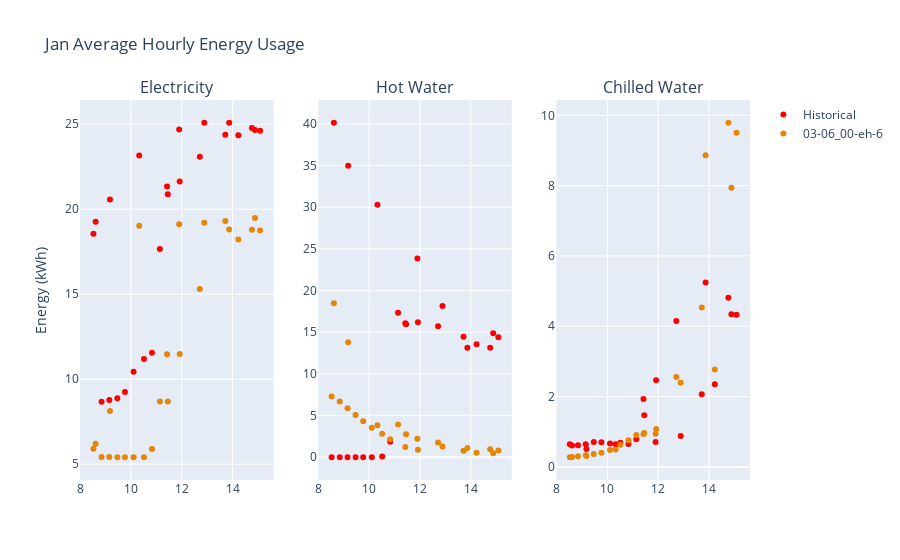

Notebook source saved alongside this figure:
### Code cell
temp_vs_energy_use_by_month(1, "Jan")

### Figure 1 — Plotly figure (JSON) as saved in the notebook; plotly's stock layout.template omitted (floating-point values rounded to 4 significant figures)
{"data": [{"legendgroup": "Months", "line": {"color": "red"}, "mode": "markers", "name": "Historical", "showlegend": true, "type": "scatter", "x": [10.1, 9.765, 9.465, 9.148, 8.842, 8.523, 8.61, 9.174, 10.33, 11.9, 12.89, 13.72, 14.23, 14.88, 15.09, 14.76, 13.87, 12.71, 11.92, 11.42, 11.45, 11.14, 10.83, 10.51], "xaxis": "x", "y": [10.45, 9.242, 8.875, 8.783, 8.677, 18.57, 19.27, 20.57, 23.17, 24.69, 25.09, 24.38, 24.35, 24.66, 24.62, 24.78, 25.09, 23.09, 21.63, 21.34, 20.89, 17.66, 11.56, 11.18], "yaxis": "y"}, {"legendgroup": "Months", "line": {"color": "red"}, "mode": "markers", "name": "Historical", "showlegend": false, "type": "scatter", "x": [10.1, 9.765, 9.465, 9.148, 8.842, 8.523, 8.61, 9.174, 10.33, 11.9, 12.89, 13.72, 14.23, 14.88, 15.09, 14.76, 13.87, 12.71, 11.92, 11.42, 11.45, 11.14, 10.83, 10.51], "xaxis": "x2", "y": [0.01421, 0, 0, 0, 0, 0, 40.13, 34.96, 30.3, 23.84, 18.13, 14.45, 13.56, 14.87, 14.41, 13.14, 13.15, 15.72, 16.19, 16.07, 15.95, 17.34, 1.852, 0.08734], "yaxis": "y2"}, {"legendgroup": "Months", "line": {"color": "red"}, "mode": "markers", "name": "Historical", "showlegend": false, "type": "scatter", "x": [10.1, 9.765, 9.465, 9.148, 8.842, 8.523, 8.61, 9.174, 10.33, 11.9, 12.89, 13.72, 14.23, 14.88, 15.09, 14.76, 13.87, 12.71, 11.92, 11.42, 11.45, 11.14, 10.83, 10.51], "xaxis": "x3", "y": [0.6681, 0.7011, 0.7056, 0.643, 0.618, 0.6412, 0.6116, 0.5108, 0.6405, 0.7064, 0.8753, 2.065, 2.352, 4.338, 4.326, 4.809, 5.245, 4.151, 2.463, 1.929, 1.468, 0.7885, 0.6523, 0.6879], "yaxis": "y3"}, {"legendgroup": "Months", "line": {"color": "rgb(229, 134, 6)"}, "mode": "markers", "name": "03-06_00-eh-6", "showlegend": true, "type": "scatter", "x": [10.1, 9.765, 9.465, 9.148, 8.842, 8.523, 8.61, 9.174, 10.33, 11.9, 12.89, 13.72, 14.23, 14.88, 15.09, 14.76, 13.87, 12.71, 11.92, 11.42, 11.45, 11.14, 10.83, 10.51], "xaxis": "x", "y": [5.41, 5.411, 5.414, 5.417, 5.42, 5.913, 6.205, 8.135, 19.03, 19.12, 19.21, 19.31, 18.22, 19.49, 18.76, 18.8, 18.81, 15.31, 11.48, 11.47, 8.689, 8.691, 5.899, 5.409], "yaxis": "y"}, {"legendgroup": "Months", "line": {"color": "rgb(229, 134, 6)"}, "mode": "markers", "name": "03-06_00-eh-6", "showlegend": false, "type": "scatter", "x": [10.1, 9.765, 9.465, 9.148, 8.842, 8.523, 8.61, 9.174, 10.33, 11.9, 12.89, 13.72, 14.23, 14.88, 15.09, 14.76, 13.87, 12.71, 11.92, 11.42, 11.45, 11.14, 10.83, 10.51], "xaxis": "x2", "y": [3.537, 4.329, 5.082, 5.878, 6.688, 7.277, 18.47, 13.78, 3.827, 2.234, 1.28, 0.7685, 0.5501, 0.4869, 0.7979, 0.9622, 1.098, 1.767, 0.904, 1.225, 2.745, 3.937, 2.148, 2.833], "yaxis": "y2"}, {"legendgroup": "Months", "line": {"color": "rgb(229, 134, 6)"}, "mode": "markers", "name": "03-06_00-eh-6", "showlegend": false, "type": "scatter", "x": [10.1, 9.765, 9.465, 9.148, 8.842, 8.523, 8.61, 9.174, 10.33, 11.9, 12.89, 13.72, 14.23, 14.88, 15.09, 14.76, 13.87, 12.71, 11.92, 11.42, 11.45, 11.14, 10.83, 10.51], "xaxis": "x3", "y": [0.4831, 0.4047, 0.363, 0.3299, 0.3017, 0.2739, 0.28, 0.306, 0.4925, 0.944, 2.392, 4.532, 2.77, 7.942, 9.506, 9.789, 8.865, 2.554, 1.077, 0.9317, 0.967, 0.905, 0.7548, 0.6312], "yaxis": "y3"}], "layout": {"annotations": [{"font": {"size": 16}, "showarrow": false, "text": "Electricity", "x": 0.1444, "xanchor": "center", "xref": "paper", "y": 1, "yanchor": "bottom", "yref": "paper"}, {"font": {"size": 16}, "showarrow": false, "text": "Hot Water", "x": 0.5, "xanchor": "center", "xref": "paper", "y": 1, "yanchor": "bottom", "yref": "paper"}, {"font": {"size": 16}, "showarrow": false, "text": "Chilled Water", "x": 0.8556, "xanchor": "center", "xref": "paper", "y": 1, "yanchor": "bottom", "yref": "paper"}], "title": {"text": "Jan Average Hourly Energy Usage"}, "xaxis": {"anchor": "y", "domain": [0, 0.2889]}, "xaxis2": {"anchor": "y2", "domain": [0.3556, 0.6444]}, "xaxis3": {"anchor": "y3", "domain": [0.7111, 1]}, "yaxis": {"anchor": "x", "domain": [0, 1], "title": {"text": "Energy (kWh)"}}, "yaxis2": {"anchor": "x2", "domain": [0, 1]}, "yaxis3": {"anchor": "x3", "domain": [0, 1]}}}
